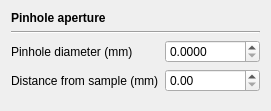
<?xml version="1.0" encoding="UTF-8"?>
<ui version="4.0">
 <class>OpticsConfigPageRslitForm</class>
 <widget class="QWidget" name="OpticsConfigPageRslitForm">
  <property name="geometry">
   <rect>
    <x>0</x>
    <y>0</y>
    <width>271</width>
    <height>111</height>
   </rect>
  </property>
  <property name="windowTitle">
   <string>Form</string>
  </property>
  <layout class="QGridLayout" name="gridLayout">
   <item row="3" column="0">
    <widget class="QLabel" name="label_3">
     <property name="text">
      <string>Distance from sample (mm)</string>
     </property>
    </widget>
   </item>
   <item row="1" column="0" colspan="2">
    <widget class="Line" name="line">
     <property name="orientation">
      <enum>Qt::Horizontal</enum>
     </property>
    </widget>
   </item>
   <item row="0" column="0" colspan="2">
    <widget class="QLabel" name="label">
     <property name="font">
      <font>
       <weight>75</weight>
       <bold>true</bold>
      </font>
     </property>
     <property name="text">
      <string>Pinhole aperture</string>
     </property>
    </widget>
   </item>
   <item row="2" column="0">
    <widget class="QLabel" name="label_2">
     <property name="text">
      <string>Pinhole diameter (mm)</string>
     </property>
    </widget>
   </item>
   <item row="3" column="1">
    <widget class="QDoubleSpinBox" name="doubleSpinBoxRoundSlitR">
     <property name="toolTip">
      <string>RoundSlitR</string>
     </property>
     <property name="maximum">
      <double>9999.000000000000000</double>
     </property>
    </widget>
   </item>
   <item row="2" column="1">
    <widget class="QDoubleSpinBox" name="doubleSpinBoxRoundSlitD">
     <property name="toolTip">
      <string>RoundSlitD</string>
     </property>
     <property name="decimals">
      <number>4</number>
     </property>
     <property name="maximum">
      <double>100.000000000000000</double>
     </property>
     <property name="singleStep">
      <double>0.010000000000000</double>
     </property>
    </widget>
   </item>
   <item row="4" column="0">
    <spacer name="verticalSpacer">
     <property name="orientation">
      <enum>Qt::Vertical</enum>
     </property>
     <property name="sizeHint" stdset="0">
      <size>
       <width>20</width>
       <height>40</height>
      </size>
     </property>
    </spacer>
   </item>
  </layout>
 </widget>
 <resources/>
 <connections/>
</ui>
